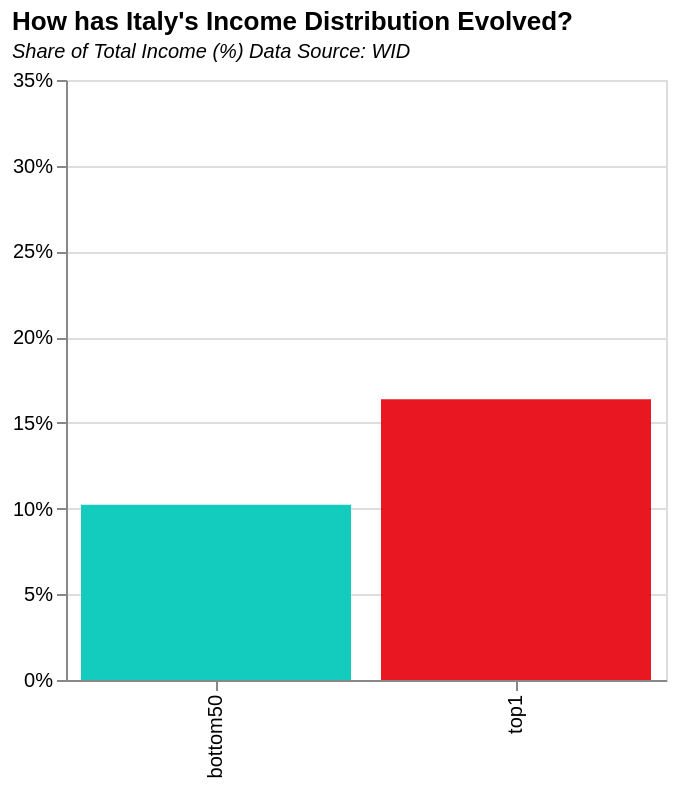

Source (Vega-Lite JSON):
### Vega-Lite specification from a JSON file in a GitHub repository (floating-point values rounded to 4 significant figures)
{"$schema": "https://vega.github.io/schema/vega-lite/v5.json", "title": {"text": "How has Italy's Income Distribution Evolved?", "subtitle": "Share of Total Income (%) Data Source: WID", "subtitleFontStyle": "italic", "subtitleFontSize": 10, "anchor": "start", "color": "black"}, "data": {"values": [{"Country": "italy", "Year": "1995", "percent": 0.1637, "category": "top1", "z": "rgb(232,23,33)"}, {"Country": "italy", "Year": "1996", "percent": 0.1657, "category": "top1", "z": "rgb(232,23,33)"}, {"Country": "italy", "Year": "1997", "percent": 0.1677, "category": "top1", "z": "rgb(232,23,33)"}, {"Country": "italy", "Year": "1998", "percent": 0.1708, "category": "top1", "z": "rgb(232,23,33)"}, {"Country": "italy", "Year": "1999", "percent": 0.1763, "category": "top1", "z": "rgb(232,23,33)"}, {"Country": "italy", "Year": "2000", "percent": 0.1854, "category": "top1", "z": "rgb(232,23,33)"}, {"Country": "italy", "Year": "2001", "percent": 0.201, "category": "top1", "z": "rgb(232,23,33)"}, {"Country": "italy", "Year": "2002", "percent": 0.2134, "category": "top1", "z": "rgb(232,23,33)"}, {"Country": "italy", "Year": "2003", "percent": 0.2089, "category": "top1", "z": "rgb(232,23,33)"}, {"Country": "italy", "Year": "2004", "percent": 0.2069, "category": "top1", "z": "rgb(232,23,33)"}, {"Country": "italy", "Year": "2005", "percent": 0.2123, "category": "top1", "z": "rgb(232,23,33)"}, {"Country": "italy", "Year": "2006", "percent": 0.2183, "category": "top1", "z": "rgb(232,23,33)"}, {"Country": "italy", "Year": "2007", "percent": 0.2109, "category": "top1", "z": "rgb(232,23,33)"}, {"Country": "italy", "Year": "2008", "percent": 0.2061, "category": "top1", "z": "rgb(232,23,33)"}, {"Country": "italy", "Year": "2009", "percent": 0.2076, "category": "top1", "z": "rgb(232,23,33)"}, {"Country": "italy", "Year": "2010", "percent": 0.2197, "category": "top1", "z": "rgb(232,23,33)"}, {"Country": "italy", "Year": "2011", "percent": 0.2212, "category": "top1", "z": "rgb(232,23,33)"}, {"Country": "italy", "Year": "2012", "percent": 0.2355, "category": "top1", "z": "rgb(232,23,33)"}, {"Country": "italy", "Year": "2013", "percent": 0.234, "category": "top1", "z": "rgb(232,23,33)"}, {"Country": "italy", "Year": "2014", "percent": 0.2551, "category": "top1", "z": "rgb(232,23,33)"}, {"Country": "italy", "Year": "2015", "percent": 0.2247, "category": "top1", "z": "rgb(232,23,33)"}, {"Country": "italy", "Year": "2016", "percent": 0.22, "category": "top1", "z": "rgb(232,23,33)"}, {"Country": "italy", "Year": "2017", "percent": 0.2211, "category": "top1", "z": "rgb(232,23,33)"}, {"Country": "italy", "Year": "2018", "percent": 0.221, "category": "top1", "z": "rgb(232,23,33)"}, {"Country": "italy", "Year": "2019", "percent": 0.2209, "category": "top1", "z": "rgb(232,23,33)"}, {"Country": "italy", "Year": "2020", "percent": 0.2209, "category": "top1", "z": "rgb(232,23,33)"}, {"Country": "italy", "Year": "2021", "percent": 0.2209, "category": "top1", "z": "rgb(232,23,33)"}, {"Country": "italy", "Year": "1995", "percent": 0.1022, "category": "bottom50", "z": "rgb(20,204,189)"}, {"Country": "italy", "Year": "1996", "percent": 0.0994, "category": "bottom50", "z": "rgb(20,204,189)"}, {"Country": "italy", "Year": "1997", "percent": 0.0967, "category": "bottom50", "z": "rgb(20,204,189)"}, {"Country": "italy", "Year": "1998", "percent": 0.0939, "category": "bottom50", "z": "rgb(20,204,189)"}, {"Country": "italy", "Year": "1999", "percent": 0.0903, "category": "bottom50", "z": "rgb(20,204,189)"}, {"Country": "italy", "Year": "2000", "percent": 0.0862, "category": "bottom50", "z": "rgb(20,204,189)"}, {"Country": "italy", "Year": "2001", "percent": 0.0748, "category": "bottom50", "z": "rgb(20,204,189)"}, {"Country": "italy", "Year": "2002", "percent": 0.0629, "category": "bottom50", "z": "rgb(20,204,189)"}, {"Country": "italy", "Year": "2003", "percent": 0.0667, "category": "bottom50", "z": "rgb(20,204,189)"}, {"Country": "italy", "Year": "2004", "percent": 0.0703, "category": "bottom50", "z": "rgb(20,204,189)"}, {"Country": "italy", "Year": "2005", "percent": 0.0642, "category": "bottom50", "z": "rgb(20,204,189)"}, {"Country": "italy", "Year": "2006", "percent": 0.0575, "category": "bottom50", "z": "rgb(20,204,189)"}, {"Country": "italy", "Year": "2007", "percent": 0.0514, "category": "bottom50", "z": "rgb(20,204,189)"}, {"Country": "italy", "Year": "2008", "percent": 0.0451, "category": "bottom50", "z": "rgb(20,204,189)"}, {"Country": "italy", "Year": "2009", "percent": 0.0377, "category": "bottom50", "z": "rgb(20,204,189)"}, {"Country": "italy", "Year": "2010", "percent": 0.0296, "category": "bottom50", "z": "rgb(20,204,189)"}, {"Country": "italy", "Year": "2011", "percent": 0.0233, "category": "bottom50", "z": "rgb(20,204,189)"}, {"Country": "italy", "Year": "2012", "percent": 0.0164, "category": "bottom50", "z": "rgb(20,204,189)"}, {"Country": "italy", "Year": "2013", "percent": 0.021, "category": "bottom50", "z": "rgb(20,204,189)"}, {"Country": "italy", "Year": "2014", "percent": 0.0247, "category": "bottom50", "z": "rgb(20,204,189)"}, {"Country": "italy", "Year": "2015", "percent": 0.0256, "category": "bottom50", "z": "rgb(20,204,189)"}, {"Country": "italy", "Year": "2016", "percent": 0.0254, "category": "bottom50", "z": "rgb(20,204,189)"}, {"Country": "italy", "Year": "2017", "percent": 0.0253, "category": "bottom50", "z": "rgb(20,204,189)"}, {"Country": "italy", "Year": "2018", "percent": 0.0253, "category": "bottom50", "z": "rgb(20,204,189)"}, {"Country": "italy", "Year": "2019", "percent": 0.0253, "category": "bottom50", "z": "rgb(20,204,189)"}, {"Country": "italy", "Year": "2020", "percent": 0.0253, "category": "bottom50", "z": "rgb(20,204,189)"}, {"Country": "italy", "Year": "2021", "percent": 0.0253, "category": "bottom50", "z": "rgb(20,204,189)"}]}, "transform": [{"filter": "datum.Year == minYear"}], "width": 300, "height": 300, "mark": {"type": "bar"}, "params": [{"name": "minYear", "value": 1995, "bind": {"input": "range", "min": 1995, "max": 2021, "step": 1, "name": "Year:"}}], "encoding": {"x": {"field": "category", "type": "ordinal", "title": null}, "y": {"field": "percent", "type": "quantitative", "title": null, "axis": {"format": "%"}, "stack": false, "scale": {"domain": [0, 0.35]}}, "color": {"field": "z", "type": "nominal", "scale": null}}}
